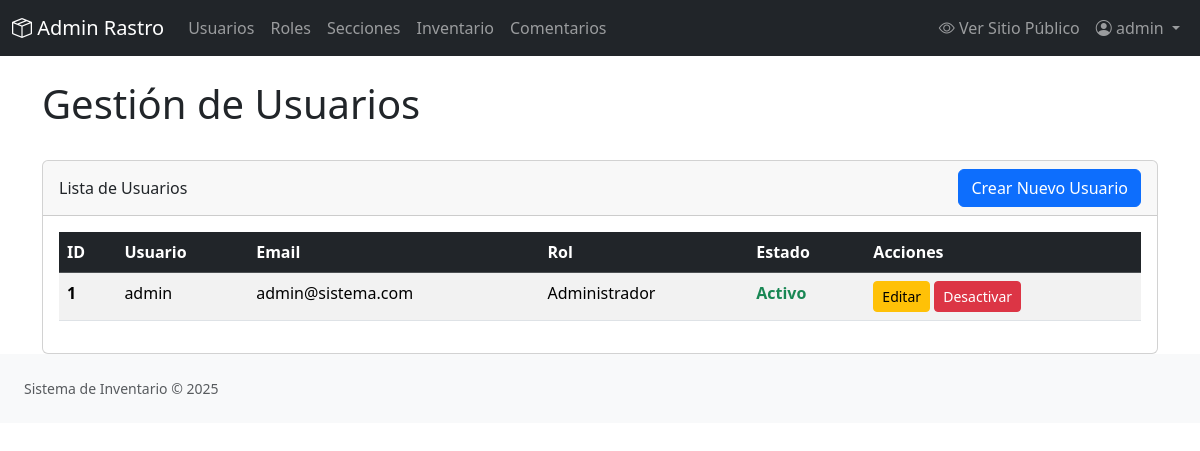
The app's page /admin/usuarios.php (signed in) with its own data.
### tables this page shows
CREATE TABLE IF NOT EXISTS `usuarios` (
    `id` INT NOT NULL AUTO_INCREMENT,
    `nombre_usuario` VARCHAR(50) NOT NULL UNIQUE,
    `email` VARCHAR(100) NOT NULL UNIQUE,
    `password_hash` VARCHAR(255) NOT NULL,
    `rol_id` INT NOT NULL,
    `activo` BOOLEAN NOT NULL DEFAULT TRUE,  
    `fecha_creacion` TIMESTAMP DEFAULT CURRENT_TIMESTAMP,
    `fecha_actualizacion` TIMESTAMP DEFAULT CURRENT_TIMESTAMP ON UPDATE CURRENT_TIMESTAMP,
    PRIMARY KEY (`id`),
    FOREIGN KEY (`rol_id`) REFERENCES `roles`(`id`) ON DELETE RESTRICT ON UPDATE CASCADE
);

### admin/usuarios.php (called while the page is built, shortened)
<?php
$users = User::findAll();
$roles = Role::findAll();
$roleMap = [];
foreach ($roles as $role) {
    $roleMap[$role->getId()] = $role->getNombre();
}
$pageTitle = 'Gestión de Usuarios';
require_once ROOT_PATH . '/views/admin/layouts/header.php';
require_once ROOT_PATH . '/views/admin/users/index.php';
require_once ROOT_PATH . '/views/admin/layouts/footer.php';

### src/Models/User.php (called while the page is built, shortened)
<?php
class User
{
    private ?int $id;
    private string $nombre_usuario;
    private string $email;
    private int $rol_id;
    private bool $activo;
    public function __construct(
        ?int $id = null,
        string $nombre_usuario = '',
        string $email = '',
        string $password_hash = '',
        int $rol_id = 0,
        bool $activo = true,
        ?string $fecha_creacion = null,
        ?string $fecha_actualizacion = null
    ) {
        $this->id = $id;
        $this->nombre_usuario = $nombre_usuario;
        $this->email = $email;
        $this->rol_id = $rol_id;
        $this->activo = $activo;
    }
    public function getId(): ?int { return $this->id; }
    public function getNombreUsuario(): string { return $this->nombre_usuario; }
    public function getEmail(): string { return $this->email; }
    public function getRolId(): int { return $this->rol_id; }
    public function isActivo(): bool { return $this->activo; }
    public static function findAll(?bool $active = null): array
    {
        $pdo = Database::getInstance()->getConnection();
        $sql = "SELECT * FROM usuarios";
        $params = [];
        $stmt = $pdo->prepare($sql);
        $stmt->execute($params);
        $users = [];
        while ($data = $stmt->fetch(PDO::FETCH_ASSOC)) {
            $users[] = new self(
                $data['id'],
                $data['nombre_usuario'],
                $data['email'],
                $data['password_hash'],
                $data['rol_id'],
                (bool)$data['activo'],
                $data['fecha_creacion'],
                $data['fecha_actualizacion']
            );
        }
        return $users;
    }
}

### src/Config/Database.php (called while the page is built, shortened)
<?php
class Database
{
    private static ?Database $instance = null;
    private ?PDO $pdo = null;
    private string $host = 'localhost';
    private string $db_name = 'sistema_rastro';
    private string $username = 'root';
    private string $password = '';
    private string $charset = 'utf8mb4';
    private function __construct()
    {
        $dsn = "mysql:host={$this->host};dbname={$this->db_name};charset={$this->charset}";
        $options = [
            PDO::ATTR_ERRMODE            => PDO::ERRMODE_EXCEPTION,
            PDO::ATTR_DEFAULT_FETCH_MODE => PDO::FETCH_ASSOC,
            PDO::ATTR_EMULATE_PREPARES   => false,
        ];
        try {
            $this->pdo = new PDO($dsn, $this->username, $this->password, $options);
        } catch (PDOException $e) {
            throw $e;
        }
    }
    public static function getInstance(): Database
    {
        if (self::$instance === null) {
            self::$instance = new Database();
        }
        return self::$instance;
    }
    public function getConnection(): PDO
    {
        return $this->pdo;
    }
}

### src/Models/Role.php (called while the page is built, shortened)
<?php
class Role
{
    private string $nombre;
    public function __construct(?int $id = null, string $nombre = '')
    {
        $this->nombre = $nombre;
    }
    public function getNombre(): string
    {
        return $this->nombre;
    }
    public static function findAll(): array
    {
        $pdo = Database::getInstance()->getConnection();
        $stmt = $pdo->query("SELECT * FROM roles ORDER BY id ASC");
        $roles = [];
        while ($data = $stmt->fetch(PDO::FETCH_ASSOC)) {
            $roles[] = new self($data['id'], $data['nombre']);
        }
        return $roles;
    }
}

### views/admin/users/index.php (the view)
<div class="d-flex justify-content-between align-items-center mb-4">
    <h1><?php echo htmlspecialchars($pageTitle ?? 'Gestión'); ?></h1>
</div>
<div class="card">
    <div class="card-header d-flex justify-content-between align-items-center">
        <span>Lista de Usuarios</span>
        <a href="usuario_form.php" class="btn btn-primary">Crear Nuevo Usuario</a>
    </div>
    <div class="card-body">
        <div class="table-responsive">
            <table class="table table-striped table-hover">
                <thead class="table-dark">
                    <tr>
                        <th scope="col">ID</th>
                        <th scope="col">Usuario</th>
                        <th scope="col">Email</th>
                        <th scope="col">Rol</th>
                        <th scope="col">Estado</th>
                        <th scope="col">Acciones</th>
                    </tr>
                </thead>
                <tbody>
                    <?php if (empty($users)): ?>
                        <tr>
                            <td colspan="6" class="text-center">No hay usuarios para mostrar.</td>
                        </tr>
                    <?php else: ?>
                        <?php foreach ($users as $user): ?>
                            <tr>
                                <th scope="row"><?php echo htmlspecialchars($user->getId()); ?></th>
                                <td><?php echo htmlspecialchars($user->getNombreUsuario()); ?></td>
                                <td><?php echo htmlspecialchars($user->getEmail()); ?></td>
                                <td><?php echo htmlspecialchars($roleMap[$user->getRolId()] ?? 'N/A'); ?></td>
                                <td>
                                    <span class="<?php echo $user->isActivo() ? 'text-success' : 'text-danger'; ?> fw-bold">
                                        <?php echo $user->isActivo() ? 'Activo' : 'Inactivo'; ?>
                                    </span>
                                </td>
                                <td>
                                    <a href="usuario_form.php?id=<?php echo $user->getId(); ?>" class="btn btn-sm btn-warning">Editar</a>
                                    <?php if ($user->isActivo()): ?>
                                        <a href="usuario_accion.php?action=deactivate&id=<?php echo $user->getId(); ?>" class="btn btn-sm btn-danger">Desactivar</a>
                                    <?php else: ?>
                                        <a href="usuario_accion.php?action=activate&id=<?php echo $user->getId(); ?>" class="btn btn-sm btn-success">Activar</a>
                                    <?php endif; ?>
                                </td>
                            </tr>
                        <?php endforeach; ?>
                    <?php endif; ?>
                </tbody>
            </table>
        </div>
    </div>
</div>

### records on screen
usuarios: id "1", nombre_usuario "admin", email "admin@sistema.com", rol "Administrador", activo "Activo"

### other values on screen
$_SESSION['username'] "admin"
$pageTitle "Gestión de Usuarios"
